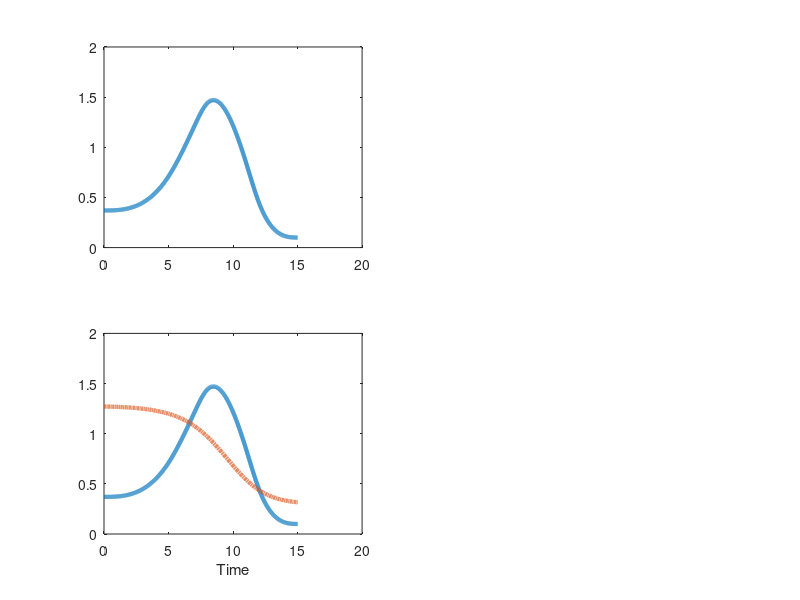

Write the MATLAB code that produced this figure. (Note: this script raises an error after producing the figure.)
figure(5)
subplot(221)
% Erodable bounds
% sys2=tf(1,[1 1]);
% sys4=sys2*sys2*tf([1 -0.9],[4 1 1]);
% [x4, t4]=step(sys4,15);
% plot(t4,x4)
% 
% subplot(222)
% sys5=2*tf([5 -1],[4 1 1]);
% [x5, t5]=step(sys5,15);
% plot(t4, [x4+1 -x4])
% 
% subplot(223)

% t5=0:1:15;
% x5=[.37 .39 .45 .55 .71 .93 1.21 1.44 1.37 1.15 .85 .45 .3 .15 .15 .15];

t5=[0    5  7    8     11  12  15];
x5=[.37 .71 1.21 1.44 .85 .45 .10];

t8=0:.01:15;
x8=spline(t5,[0 x5 0],t8);

plot(t8, x8,'LineWidth',3)

subplot(223)
plot(t8, x8,'LineWidth',3)
hold on
t6=0:0.01:15;
x6=1./(1+exp(0.1*t6.^1.6-3.5));
plot(t6, x6+.3,'-.','LineWidth',3)
xlabel('Time')
xlswrite('F2point3D.xlsx', [t8; x8; t6; x6]')

%set(gca,'xtick',[])
%set(gca,'ytick',[])